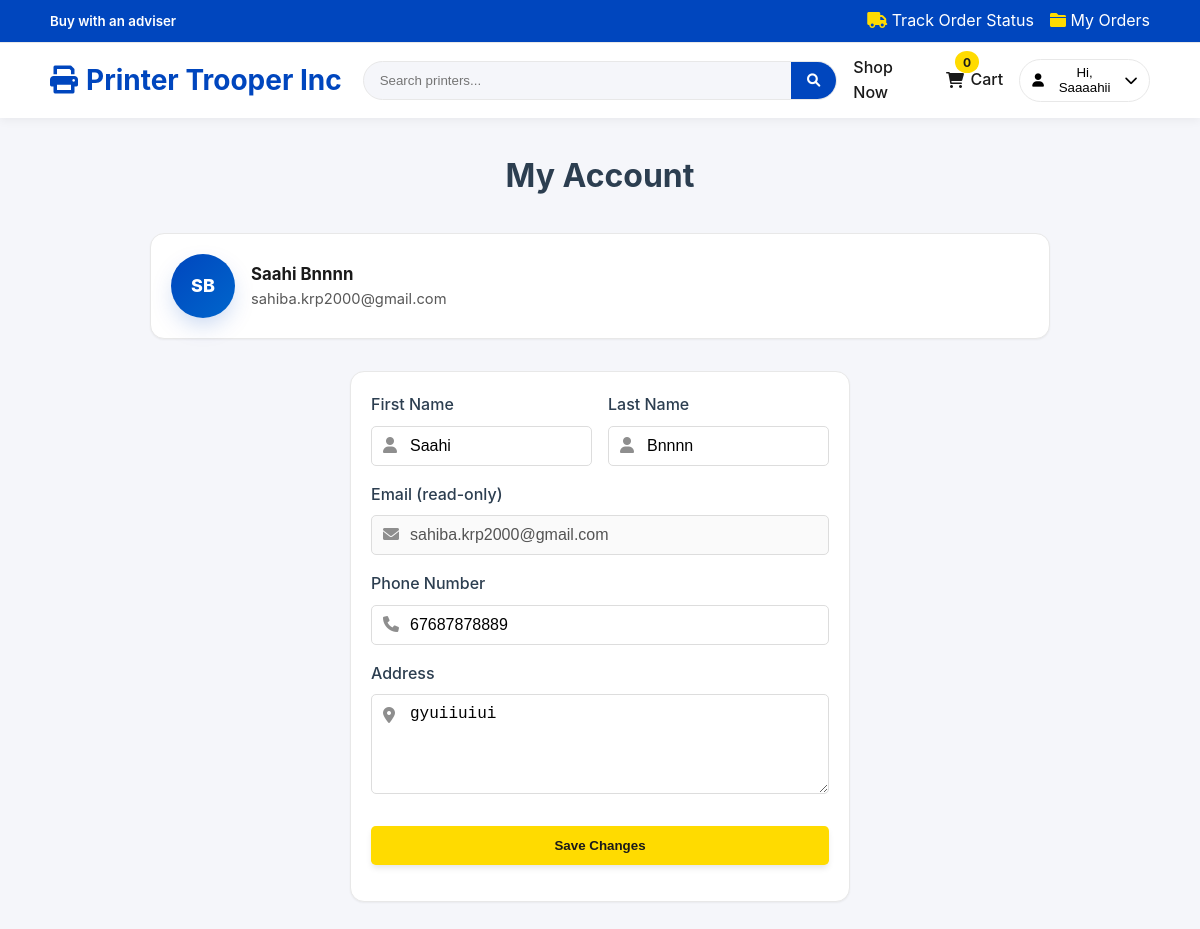
Page /profile.php (signed in) on the earlier database version.
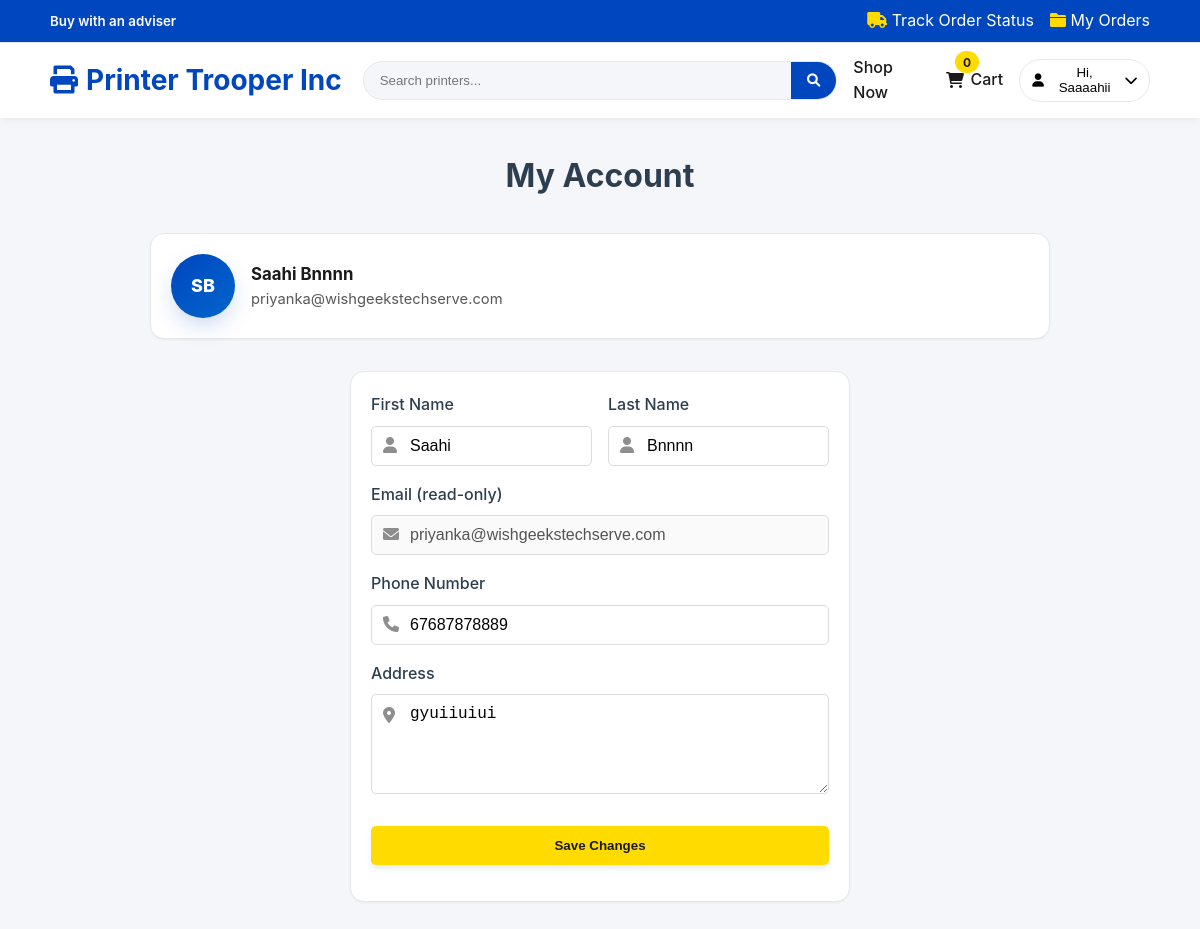
Same page on the later database version.
### tables this page shows
CREATE TABLE `users` (
  `id` int(11) NOT NULL,
  `username` varchar(50) NOT NULL,
  `email` varchar(100) NOT NULL,
  `password` varchar(255) NOT NULL,
  `first_name` varchar(50) NOT NULL,
  `last_name` varchar(50) NOT NULL,
  `phone` varchar(20) DEFAULT NULL,
  `address` text DEFAULT NULL,
  `created_at` timestamp NOT NULL DEFAULT current_timestamp(),
  `stripe_customer_id` varchar(64) DEFAULT NULL
);

### models/User.php (called while the page is built, shortened)
<?php
class User {
    private $conn;
    private $table_name = "users";
    public function __construct($db) {
        $this->conn = $db;
    }
    public function getById($id) {
        $query = "SELECT * FROM " . $this->table_name . " WHERE id = ? LIMIT 0,1";
        $stmt = $this->conn->prepare($query);
        $stmt->bindParam(1, $id);
        $stmt->execute();
        $row = $stmt->fetch(PDO::FETCH_ASSOC);
        if($row) {
            $this->email = $row['email'];
            $this->first_name = $row['first_name'];
            $this->last_name = $row['last_name'];
            $this->phone = $row['phone'];
            $this->address = $row['address'];
            return true;
        }
        return false;
    }
}
?>

### includes/session.php (called while the page is built, shortened)
<?php
function isLoggedIn() {
    return isset($_SESSION['user_id']) && (int)$_SESSION['user_id'] > 0;
}
function getUserId() {
    return isLoggedIn() ? (int)$_SESSION['user_id'] : null;
}
?>

### profile.php (the view, shortened to what this page needs)
<?php
require_once 'includes/session.php';
require_once 'models/User.php';
$database = new Database();
$db = $database->getConnection();
$userModel = new User($db);
$userId = getUserId();
if (!$userModel->getById($userId)) {
    header('Location: login.php');
    exit;
}
?>
<!DOCTYPE html>
<html lang="en">
<head>
    <link href="https://cdnjs.cloudflare.com/ajax/libs/font-awesome/6.0.0/css/all.min.css" rel="stylesheet">
    <link rel="stylesheet" href="assets/css/style.css" />
</head>
<body>
    <?php include 'includes/header.php'; ?>
    <main class="main-content">
        <div class="container">
            <div class="profile-wrapper">
            <h1 class="page-title">My Account</h1>
            <div class="profile-header-card">
                <div class="avatar-lg">
                    <?php
                        $fn = trim($userModel->first_name ?? '');
                        $ln = trim($userModel->last_name ?? '');
                        $initials = strtoupper(substr($fn, 0, 1) . substr($ln, 0, 1));
                        echo htmlspecialchars($initials !== '' ? $initials : 'U');
                    ?>
                </div>
                <div class="meta">
                    <div class="name">
                        <?php echo htmlspecialchars(($userModel->first_name ?? '') . ' ' . ($userModel->last_name ?? '')); ?>
                    </div>
                    <div class="email">
                        <?php echo htmlspecialchars($userModel->email ?? ''); ?>
                    </div>
                </div>
            </div>
            <div class="auth-container profile-form-card">
                <form method="POST" action="profile.php">
                    <div class="profile-grid-2">
                        <div class="form-group input-with-icon">
                            <label for="first_name">First Name</label>
                            <input type="text" id="first_name" name="first_name" value="<?php echo htmlspecialchars($userModel->first_name ?? ''); ?>" />
                        </div>
                        <div class="form-group input-with-icon">
                            <label for="last_name">Last Name</label>
                            <input type="text" id="last_name" name="last_name" value="<?php echo htmlspecialchars($userModel->last_name ?? ''); ?>" />
                        </div>
                    </div>
                    <div class="form-group input-with-icon">
                        <i class="fa-solid fa-envelope"></i>
                        <label for="email">Email (read-only)</label>
                        <input type="email" id="email" value="<?php echo htmlspecialchars($userModel->email ?? ''); ?>" disabled />
                    </div>
                    <div class="form-group input-with-icon">
                        <label for="phone">Phone Number</label>
                        <input type="text" id="phone" name="phone" value="<?php echo htmlspecialchars($userModel->phone ?? ''); ?>" />
                    </div>
                    <div class="form-group input-with-icon address">
                        <label for="address">Address</label>
                        <textarea id="address" name="address" rows="3"><?php echo htmlspecialchars($userModel->address ?? ''); ?></textarea>
                    </div>
                    <div class="form-actions profile-actions">
                        <button type="submit" class="btn-primary">Save Changes</button>
                    </div>
                </form>
            </div>
            </div>
        </div>
    </main>
</body>
</html>

Differences in the rows shown:
changed users "SB": email "sahiba.krp2000@gmail.com" → "priyanka@wishgeekstechserve.com"
